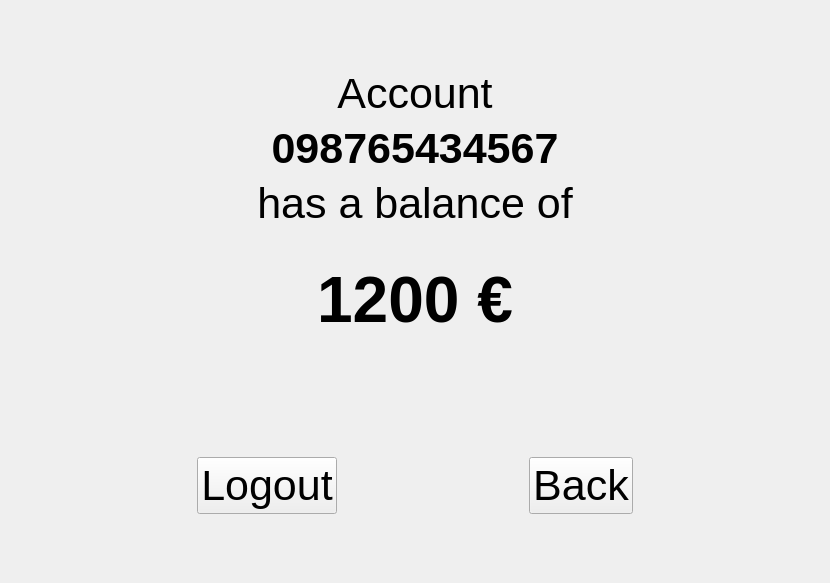
<?xml version="1.0" encoding="UTF-8"?>
<ui version="4.0">
 <class>Balance</class>
 <widget class="QWidget" name="Balance">
  <property name="geometry">
   <rect>
    <x>0</x>
    <y>0</y>
    <width>830</width>
    <height>583</height>
   </rect>
  </property>
  <property name="windowTitle">
   <string>Form</string>
  </property>
  <layout class="QVBoxLayout" name="verticalLayout">
   <item>
    <spacer name="verticalSpacer">
     <property name="orientation">
      <enum>Qt::Vertical</enum>
     </property>
     <property name="sizeHint" stdset="0">
      <size>
       <width>20</width>
       <height>40</height>
      </size>
     </property>
    </spacer>
   </item>
   <item>
    <widget class="QLabel" name="labelTop">
     <property name="font">
      <font>
       <pointsize>32</pointsize>
      </font>
     </property>
     <property name="text">
      <string>Account</string>
     </property>
     <property name="alignment">
      <set>Qt::AlignCenter</set>
     </property>
    </widget>
   </item>
   <item>
    <widget class="QLabel" name="labelAccount">
     <property name="font">
      <font>
       <pointsize>32</pointsize>
       <weight>75</weight>
       <bold>true</bold>
      </font>
     </property>
     <property name="text">
      <string>098765434567</string>
     </property>
     <property name="alignment">
      <set>Qt::AlignCenter</set>
     </property>
    </widget>
   </item>
   <item>
    <widget class="QLabel" name="labelCenter">
     <property name="font">
      <font>
       <pointsize>32</pointsize>
      </font>
     </property>
     <property name="text">
      <string>has a balance of</string>
     </property>
     <property name="alignment">
      <set>Qt::AlignCenter</set>
     </property>
    </widget>
   </item>
   <item>
    <spacer name="verticalSpacer_4">
     <property name="orientation">
      <enum>Qt::Vertical</enum>
     </property>
     <property name="sizeType">
      <enum>QSizePolicy::Fixed</enum>
     </property>
     <property name="sizeHint" stdset="0">
      <size>
       <width>20</width>
       <height>30</height>
      </size>
     </property>
    </spacer>
   </item>
   <item>
    <widget class="QLabel" name="labelBalance">
     <property name="font">
      <font>
       <pointsize>48</pointsize>
       <weight>75</weight>
       <bold>true</bold>
      </font>
     </property>
     <property name="text">
      <string>1200 €</string>
     </property>
     <property name="alignment">
      <set>Qt::AlignCenter</set>
     </property>
    </widget>
   </item>
   <item>
    <spacer name="verticalSpacer_6">
     <property name="orientation">
      <enum>Qt::Vertical</enum>
     </property>
     <property name="sizeHint" stdset="0">
      <size>
       <width>20</width>
       <height>40</height>
      </size>
     </property>
    </spacer>
   </item>
   <item>
    <spacer name="verticalSpacer_5">
     <property name="orientation">
      <enum>Qt::Vertical</enum>
     </property>
     <property name="sizeHint" stdset="0">
      <size>
       <width>20</width>
       <height>40</height>
      </size>
     </property>
    </spacer>
   </item>
   <item>
    <layout class="QHBoxLayout" name="horizontalLayout">
     <item>
      <spacer name="horizontalSpacer_2">
       <property name="orientation">
        <enum>Qt::Horizontal</enum>
       </property>
       <property name="sizeHint" stdset="0">
        <size>
         <width>40</width>
         <height>20</height>
        </size>
       </property>
      </spacer>
     </item>
     <item>
      <widget class="QPushButton" name="btnLogout">
       <property name="font">
        <font>
         <pointsize>32</pointsize>
        </font>
       </property>
       <property name="text">
        <string>Logout</string>
       </property>
      </widget>
     </item>
     <item>
      <spacer name="horizontalSpacer">
       <property name="orientation">
        <enum>Qt::Horizontal</enum>
       </property>
       <property name="sizeHint" stdset="0">
        <size>
         <width>40</width>
         <height>20</height>
        </size>
       </property>
      </spacer>
     </item>
     <item>
      <widget class="QPushButton" name="btnBack">
       <property name="font">
        <font>
         <pointsize>32</pointsize>
        </font>
       </property>
       <property name="text">
        <string>Back</string>
       </property>
      </widget>
     </item>
     <item>
      <spacer name="horizontalSpacer_3">
       <property name="orientation">
        <enum>Qt::Horizontal</enum>
       </property>
       <property name="sizeHint" stdset="0">
        <size>
         <width>40</width>
         <height>20</height>
        </size>
       </property>
      </spacer>
     </item>
    </layout>
   </item>
   <item>
    <spacer name="verticalSpacer_2">
     <property name="orientation">
      <enum>Qt::Vertical</enum>
     </property>
     <property name="sizeHint" stdset="0">
      <size>
       <width>20</width>
       <height>40</height>
      </size>
     </property>
    </spacer>
   </item>
  </layout>
 </widget>
 <resources/>
 <connections/>
</ui>
